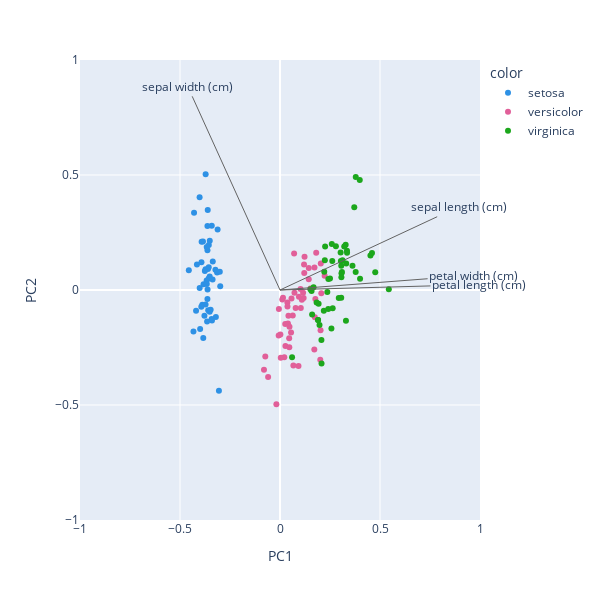

The cell this chart's notebook holds for it:
### Markdown cell above
<div class="alert alert-warning">
<b>[Question 2.2] Spatial features visualization </b> <br>

Based on the maps above, what can you infer about the spawn locations of the Pokémon? Is there a link between their types and the land cover? If yes, explain. 
</div>
  
<div class="alert alert-warning">
<b>[Question 2.3] Spatial clustering </b> <br>
Based on the maps above, i.e., <i>on the spatial features only</i>, how do you think a clustering will perform according to the number of clusters? In other words, what do you think will happen with 1, 15 (= number of types), 100+ clusters?
</div>

<br>
<font size=5 color=#009999> <b>2.3 - PCA</b> <br>
REDUCE THE DIMENSIONALITY OF THE DATA IN ORDER TO OBSERVE IT
</font> <br> <br>

<!---
The high dimensionality of the dataset (number of columns) makes data visualization hard. In order to gain some (partial) information about our data distribution,
--->
PCA is often considered as the simplest and most fundamental technique used in dimensionality reduction. Remember that PCA is essentially the rotation of coordinate axes, chosen such that each successful axis captures or preserves as much variance as possible. If the algorithm returns a new system coordinates of the same dimension as the input, we can keep only the axis corresponding to the 3 largest singular values and project data on this coordinates system to perform the visualization.


![PCAUrl](https://miro.medium.com/max/400/1*ZXhPoYQIn-Y8mxoUpz5Ayw.gif "PCA")

Although PCA allows to reduce dimensionality for a visualization purpose, it can also give information about the *importance of our features*. Indeed, some of them contribute more to the choice of the principal components and are therefore those that best explain the dataset.

To vizualize the importance of features, we can extract the [PCA loadings](https://scentellegher.github.io/machine-learning/2020/01/27/pca-loadings-sklearn.html). These are indicators of the correlation between components and original features. The value of loadings is contained between -1 and 1. The more the value goes toward those boundaries, the more the feature influences the choice of component.  
We propose to perform a 2-dimensional PCA and then to add the loadings in vector form to the figure to obtain what is called a *biplot* (see example on the iris dataset below). 

>**NOTE**: even if the figure below resembles the previous one, the former displays the directions of the 3 principal components while this one shows the importance of each feature.

### Code cell
"""
CELL N°14: LOADINGS EXAMPLE ON A SEPARATE TOY DATASET
Plot of the reduced iris dataset to 2 dimensions with the loadings (i.e. vectors that represent the importance of each feature)

There is nothing to do here ;-)
"""
iris = datasets.load_iris()

names = iris.target_names

X = preprocessing.scale(iris.data)
y = [names[i] for i in iris.target]

pca = PCA(n_components=2)
X_data2 = pca.fit_transform(X)

tb.biplot_visualization(pca, X_data2, y, columns=iris.feature_names)

### Figure 1 — Plotly figure (JSON) as saved in the notebook; plotly's stock layout.template omitted (floating-point values rounded to 4 significant figures)
{"data": [{"hovertemplate": "color=setosa<br>PC1=%{x}<br>PC2=%{y}<extra></extra>", "legendgroup": "setosa", "marker": {"color": "#2E91E5", "symbol": "circle"}, "mode": "markers", "name": "setosa", "orientation": "v", "showlegend": true, "type": "scatter", "x": [-0.3722, -0.342, -0.3885, -0.3779, -0.3927, -0.3411, -0.4016, -0.3669, -0.3837, -0.359, -0.356, -0.3823, -0.3646, -0.4327, -0.3613, -0.3718, -0.3628, -0.36, -0.312, -0.3851, -0.3146, -0.3627, -0.4559, -0.2989, -0.366, -0.3208, -0.3371, -0.3564, -0.3516, -0.3723, -0.3517, -0.301, -0.4297, -0.402, -0.3467, -0.3628, -0.3361, -0.4153, -0.3993, -0.3566, -0.3758, -0.3054, -0.4197, -0.3228, -0.3512, -0.3401, -0.3919, -0.3935, -0.3664, -0.3622], "xaxis": "x", "y": [0.08989, -0.1262, -0.06402, -0.1119, 0.1211, 0.2789, 0.008922, 0.04179, -0.2088, -0.08782, 0.1954, 0.02492, -0.1364, -0.18, 0.3483, 0.503, 0.2778, 0.09154, 0.2631, 0.2112, 0.07656, 0.173, 0.08583, 0.01602, 0.0257, -0.1171, 0.04535, 0.09871, 0.05865, -0.06324, -0.09448, 0.07934, 0.3359, 0.4027, -0.08617, -0.03859, 0.1239, 0.1109, -0.1693, 0.05035, 0.08271, -0.4377, -0.08971, 0.08844, 0.2139, -0.1331, 0.2098, -0.07233, 0.1869, 0.001726], "yaxis": "y"}, {"hovertemplate": "color=versicolor<br>PC1=%{x}<br>PC2=%{y}<extra></extra>", "legendgroup": "versicolor", "marker": {"color": "#E15F99", "symbol": "circle"}, "mode": "markers", "name": "versicolor", "orientation": "v", "showlegend": true, "type": "scatter", "x": [0.1811, 0.1202, 0.2039, 0.06696, 0.1767, 0.06388, 0.1227, -0.08009, 0.1525, 0.001878, -0.01811, 0.07242, 0.09238, 0.1183, -0.005481, 0.1439, 0.05756, 0.0261, 0.2013, 0.0271, 0.1212, 0.07827, 0.2028, 0.104, 0.1155, 0.1437, 0.2065, 0.2232, 0.1093, -0.006616, 0.02149, 0.003854, 0.03969, 0.1744, 0.03681, 0.07052, 0.1723, 0.1717, 0.01144, 0.04659, 0.04586, 0.1026, 0.0553, -0.05952, 0.04743, 0.01501, 0.03742, 0.09472, -0.07357, 0.04219], "xaxis": "x", "y": [0.1616, 0.1113, 0.1154, -0.3285, -0.03903, -0.1111, 0.1448, -0.3469, 0.006034, -0.1936, -0.497, -0.01185, -0.3305, -0.03487, -0.0822, 0.09532, -0.03676, -0.1483, -0.3038, -0.2439, 0.07426, -0.07814, -0.1748, -0.07797, -0.01187, 0.04696, -0.01447, 0.06204, -0.04231, -0.1982, -0.2925, -0.2945, -0.1455, -0.1187, -0.05389, 0.1583, 0.09776, -0.259, -0.0411, -0.2489, -0.2097, 0.004667, -0.1851, -0.3781, -0.1602, -0.03393, -0.07208, -0.029, -0.2891, -0.1121], "yaxis": "y"}, {"hovertemplate": "color=virginica<br>PC1=%{x}<br>PC2=%{y}<extra></extra>", "legendgroup": "virginica", "marker": {"color": "#1CA71C", "symbol": "circle"}, "mode": "markers", "name": "virginica", "orientation": "v", "showlegend": true, "type": "scatter", "x": [0.3031, 0.1903, 0.3624, 0.2367, 0.307, 0.4522, 0.06031, 0.3784, 0.3298, 0.3714, 0.2242, 0.2634, 0.3096, 0.2071, 0.2412, 0.2613, 0.2418, 0.3987, 0.5441, 0.2077, 0.3349, 0.1607, 0.4762, 0.2191, 0.2795, 0.3212, 0.1931, 0.1678, 0.2939, 0.3063, 0.4003, 0.3788, 0.3061, 0.1831, 0.1976, 0.4599, 0.259, 0.2212, 0.152, 0.3044, 0.3311, 0.3125, 0.1903, 0.3353, 0.3284, 0.3074, 0.2571, 0.25, 0.2256, 0.1579], "xaxis": "x", "y": [0.163, -0.1309, 0.1052, -0.008799, 0.05525, 0.1499, -0.2924, 0.07866, -0.1332, 0.3597, 0.1297, -0.07896, 0.07851, -0.2176, -0.08282, 0.1266, 0.04787, 0.4787, 0.00333, -0.3196, 0.1705, -0.1071, 0.07746, -0.09022, 0.1899, 0.1887, -0.05925, 0.01205, -0.03508, 0.1053, 0.04855, 0.4918, -0.03343, -0.05485, -0.1519, 0.1604, 0.2001, 0.0791, 0.003225, 0.1266, 0.115, 0.1291, -0.1309, 0.1624, 0.1965, 0.07246, -0.1679, 0.05038, 0.1894, -0.004556], "yaxis": "y"}], "layout": {"annotations": [{"arrowcolor": "#636363", "arrowhead": 0, "ax": 0.8932, "axref": "x", "ay": 0.362, "ayref": "y", "showarrow": true, "text": "sepal length (cm)", "x": 0, "xref": "x", "y": 0, "yref": "y"}, {"arrowcolor": "#636363", "arrowhead": 0, "ax": -0.4617, "axref": "x", "ay": 0.8857, "ayref": "y", "showarrow": true, "text": "sepal width (cm)", "x": 0, "xref": "x", "y": 0, "yref": "y"}, {"arrowcolor": "#636363", "arrowhead": 0, "ax": 0.9949, "axref": "x", "ay": 0.02349, "ayref": "y", "showarrow": true, "text": "petal length (cm)", "x": 0, "xref": "x", "y": 0, "yref": "y"}, {"arrowcolor": "#636363", "arrowhead": 0, "ax": 0.9682, "axref": "x", "ay": 0.06421, "ayref": "y", "showarrow": true, "text": "petal width (cm)", "x": 0, "xref": "x", "y": 0, "yref": "y"}], "height": 600, "legend": {"title": {"text": "color"}, "tracegroupgap": 0}, "margin": {"t": 60}, "width": 600, "xaxis": {"anchor": "y", "domain": [0, 1], "range": [-1, 1], "title": {"text": "PC1"}}, "yaxis": {"anchor": "x", "domain": [0, 1], "range": [-1, 1], "title": {"text": "PC2"}}}}
